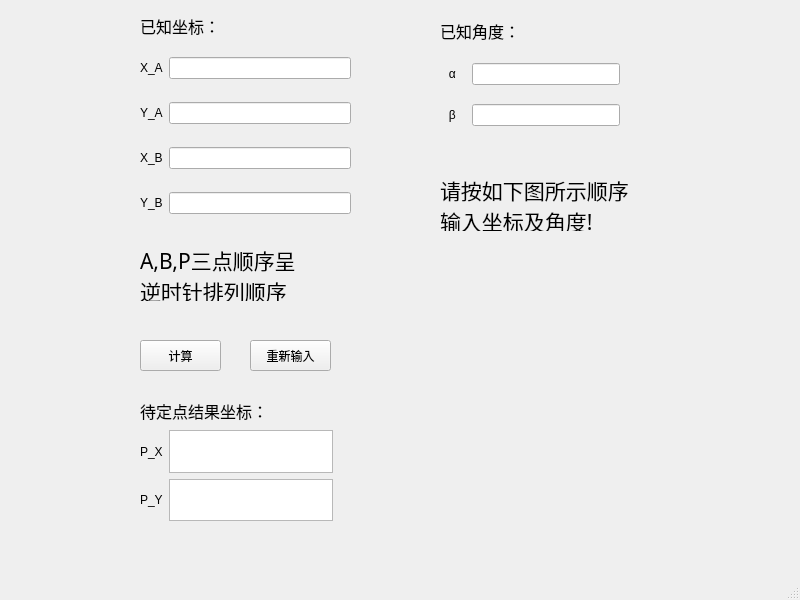
<?xml version="1.0" encoding="UTF-8"?>
<ui version="4.0">
 <class>front_intersection</class>
 <widget class="QMainWindow" name="front_intersection">
  <property name="geometry">
   <rect>
    <x>0</x>
    <y>0</y>
    <width>800</width>
    <height>600</height>
   </rect>
  </property>
  <property name="windowTitle">
   <string>MainWindow</string>
  </property>
  <widget class="QWidget" name="centralwidget">
   <widget class="QLabel" name="label">
    <property name="geometry">
     <rect>
      <x>430</x>
      <y>260</y>
      <width>221</width>
      <height>211</height>
     </rect>
    </property>
    <property name="text">
     <string>&lt;html&gt;&lt;head/&gt;&lt;body&gt;&lt;p&gt;&lt;img src=&quot;:/front_intersection.jpg&quot;/&gt;&lt;/p&gt;&lt;/body&gt;&lt;/html&gt;</string>
    </property>
   </widget>
   <widget class="QWidget" name="gridLayoutWidget">
    <property name="geometry">
     <rect>
      <x>140</x>
      <y>40</y>
      <width>211</width>
      <height>191</height>
     </rect>
    </property>
    <layout class="QGridLayout" name="gridLayout">
     <item row="1" column="1">
      <widget class="QLineEdit" name="YA"/>
     </item>
     <item row="0" column="1">
      <widget class="QLineEdit" name="XA"/>
     </item>
     <item row="2" column="1">
      <widget class="QLineEdit" name="XB"/>
     </item>
     <item row="3" column="1">
      <widget class="QLineEdit" name="YB"/>
     </item>
     <item row="0" column="0">
      <widget class="QLabel" name="label_2">
       <property name="text">
        <string>X_A</string>
       </property>
      </widget>
     </item>
     <item row="1" column="0">
      <widget class="QLabel" name="label_3">
       <property name="text">
        <string>Y_A</string>
       </property>
      </widget>
     </item>
     <item row="2" column="0">
      <widget class="QLabel" name="label_4">
       <property name="text">
        <string>X_B</string>
       </property>
      </widget>
     </item>
     <item row="3" column="0">
      <widget class="QLabel" name="label_5">
       <property name="text">
        <string>Y_B</string>
       </property>
      </widget>
     </item>
    </layout>
   </widget>
   <widget class="QWidget" name="gridLayoutWidget_2">
    <property name="geometry">
     <rect>
      <x>439</x>
      <y>50</y>
      <width>181</width>
      <height>91</height>
     </rect>
    </property>
    <layout class="QGridLayout" name="gridLayout_2">
     <item row="0" column="1">
      <widget class="QLineEdit" name="alpha"/>
     </item>
     <item row="1" column="1">
      <widget class="QLineEdit" name="beta"/>
     </item>
     <item row="0" column="0">
      <widget class="QLabel" name="label_8">
       <property name="text">
        <string>   α   </string>
       </property>
      </widget>
     </item>
     <item row="1" column="0">
      <widget class="QLabel" name="label_9">
       <property name="text">
        <string>   β</string>
       </property>
      </widget>
     </item>
    </layout>
   </widget>
   <widget class="QLabel" name="label_6">
    <property name="geometry">
     <rect>
      <x>140</x>
      <y>15</y>
      <width>91</width>
      <height>21</height>
     </rect>
    </property>
    <property name="font">
     <font>
      <family>楷体</family>
      <pointsize>12</pointsize>
     </font>
    </property>
    <property name="text">
     <string>已知坐标：</string>
    </property>
   </widget>
   <widget class="QLabel" name="label_7">
    <property name="geometry">
     <rect>
      <x>440</x>
      <y>20</y>
      <width>91</width>
      <height>21</height>
     </rect>
    </property>
    <property name="font">
     <font>
      <family>楷体</family>
      <pointsize>12</pointsize>
     </font>
    </property>
    <property name="text">
     <string>已知角度：</string>
    </property>
   </widget>
   <widget class="QLabel" name="label_10">
    <property name="geometry">
     <rect>
      <x>440</x>
      <y>180</y>
      <width>221</width>
      <height>51</height>
     </rect>
    </property>
    <property name="font">
     <font>
      <family>小米兰亭</family>
      <pointsize>16</pointsize>
     </font>
    </property>
    <property name="text">
     <string>请按如下图所示顺序
输入坐标及角度!</string>
    </property>
   </widget>
   <widget class="QLabel" name="label_11">
    <property name="geometry">
     <rect>
      <x>140</x>
      <y>250</y>
      <width>221</width>
      <height>51</height>
     </rect>
    </property>
    <property name="font">
     <font>
      <family>小米兰亭</family>
      <pointsize>16</pointsize>
     </font>
    </property>
    <property name="text">
     <string>A,B,P三点顺序呈
逆时针排列顺序</string>
    </property>
   </widget>
   <widget class="QWidget" name="gridLayoutWidget_3">
    <property name="geometry">
     <rect>
      <x>140</x>
      <y>430</y>
      <width>193</width>
      <height>91</height>
     </rect>
    </property>
    <layout class="QGridLayout" name="gridLayout_3">
     <item row="0" column="2">
      <widget class="QTextBrowser" name="PX"/>
     </item>
     <item row="1" column="2">
      <widget class="QTextBrowser" name="PY"/>
     </item>
     <item row="1" column="0">
      <widget class="QLabel" name="label_13">
       <property name="text">
        <string>P_Y</string>
       </property>
      </widget>
     </item>
     <item row="0" column="0">
      <widget class="QLabel" name="label_12">
       <property name="text">
        <string>P_X</string>
       </property>
      </widget>
     </item>
    </layout>
   </widget>
   <widget class="QLabel" name="label_14">
    <property name="geometry">
     <rect>
      <x>140</x>
      <y>400</y>
      <width>151</width>
      <height>21</height>
     </rect>
    </property>
    <property name="font">
     <font>
      <family>楷体</family>
      <pointsize>12</pointsize>
     </font>
    </property>
    <property name="text">
     <string>待定点结果坐标：</string>
    </property>
   </widget>
   <widget class="QPushButton" name="pushButton">
    <property name="geometry">
     <rect>
      <x>140</x>
      <y>340</y>
      <width>81</width>
      <height>31</height>
     </rect>
    </property>
    <property name="text">
     <string>计算</string>
    </property>
   </widget>
   <widget class="QPushButton" name="pushButton_2">
    <property name="geometry">
     <rect>
      <x>250</x>
      <y>340</y>
      <width>81</width>
      <height>31</height>
     </rect>
    </property>
    <property name="text">
     <string>重新输入</string>
    </property>
   </widget>
  </widget>
  <widget class="QMenuBar" name="menubar">
   <property name="geometry">
    <rect>
     <x>0</x>
     <y>0</y>
     <width>800</width>
     <height>22</height>
    </rect>
   </property>
  </widget>
  <widget class="QStatusBar" name="statusbar"/>
 </widget>
 <resources/>
 <connections/>
</ui>
